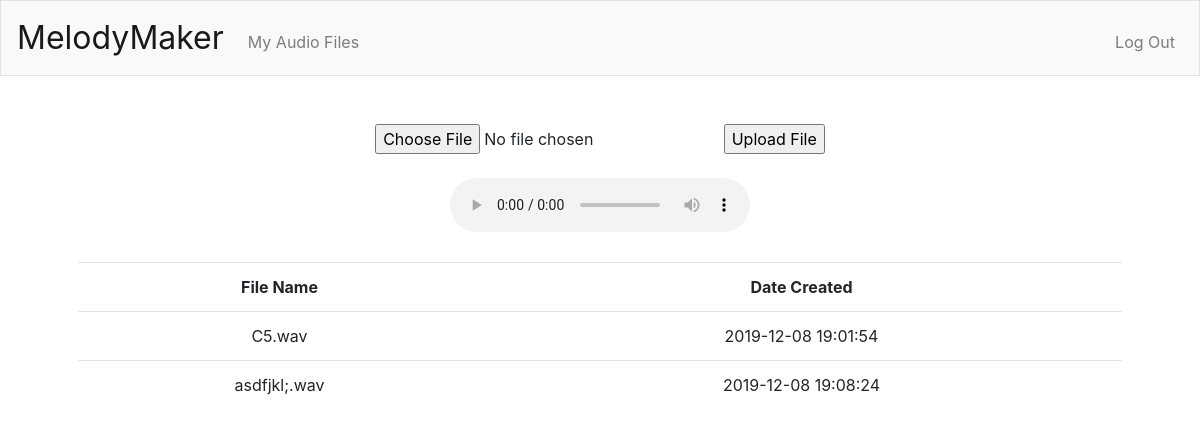
Before: /myaudio (signed in) with the older database file.
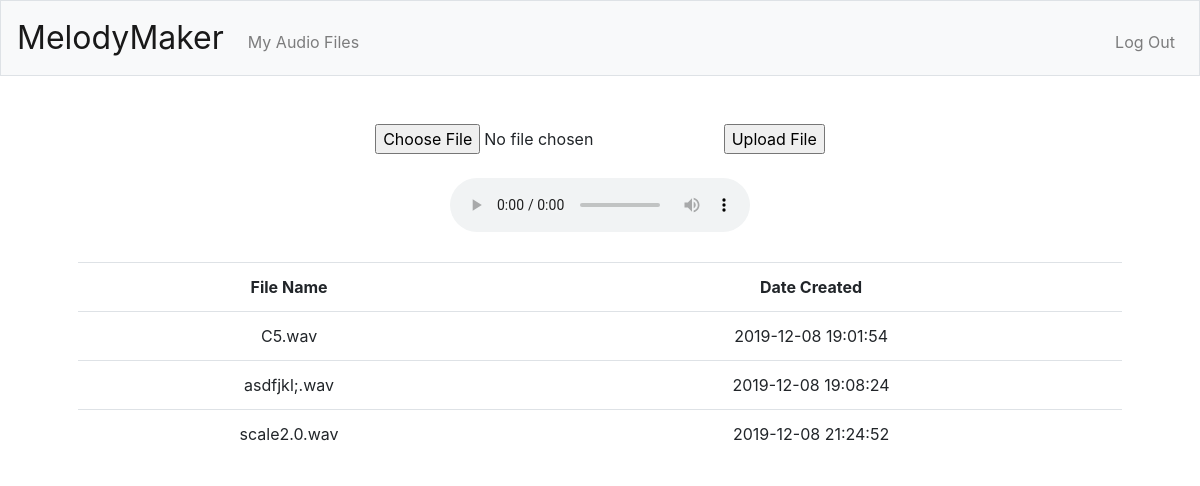
After: the same page with the newer database file.
### tables this page shows
CREATE TABLE audio (
                user_id INTEGER,
                audio_url TEXT NOT NULL,
                time DATETIME NOT NULL);

### app.py (the view)
@app.route("/myaudio", methods=["GET", "POST"])
@login_required
def myaudio():
    now = datetime.datetime.now()
    if request.method == 'POST':
        if 'file' not in request.files:
            flash('No file part.')
            return redirect(request.url)
        file = request.files['file']
        if file.filename == '':
            flash('Please select a file.')
            return redirect(request.url)
        if file and allowed_file(file.filename):
            filename = secure_filename(file.filename)
            songname = filename.split('.wav')[0]
            file.save(os.path.join(app.config['UPLOAD_FOLDER'], filename))
            main('./audio2midi/input/' + filename,
                 './audio2midi/model/model_melody',
                 './audio2midi/output/' + songname)
            os.chdir("./audio2midi/output")
            subprocess.check_call(
                [
                    os.environ['Muse'],
                    "-o",
                    songname + ".musicxml",
                    songname + ".mid"
                ]
            )
            os.chdir("./../..")
            db.execute("INSERT INTO audio (user_id, audio_url, time) VALUES (?, ?, ?)", session['user_id'],
                       file.filename, now.strftime("%Y-%m-%d %H:%M:%S"))
            return redirect("/render")
        else:
            flash("Please select a .wav file.")
            return redirect("/myaudio")
    else:
        rows = db.execute("SELECT * FROM audio WHERE user_id = ?", session['user_id'])
        filtered_rows = []
        [filtered_rows.append(row) for row in rows if row not in filtered_rows]
        return render_template("myaudio.html", rows=filtered_rows, id=session['user_id'])

### app.py (called while the page is built)
@app.after_request
def after_request(response):
    response.headers["Cache-Control"] = "no-cache, no-store, must-revalidate"
    response.headers["Expires"] = 0
    response.headers["Pragma"] = "no-cache"
    return response

@app.before_request
def make_session_permanent():
    session.permanent = True

### helpers.py (called while the page is built)
def login_required(f):
    @wraps(f)
    def decorated_function(*args, **kwargs):
        if session.get("user_id") is None:
            return redirect("/login")
        return f(*args, **kwargs)
    return decorated_function

### templates/myaudio.html (shortened to what this page needs)
{% extends "layout.html" %}
{% block main %}
    {% if rows %}
        <div>
            <form method=post enctype=multipart/form-data>
                <input type="file" name="file" id="fileAudio">
                <input type=submit value="Upload File">
            </form>
            <br>
            <audio id="player1" controls></audio>
        </div>
        <br>
        <table class="table">
            <tr>
                <th>File Name</th>
                <th>Date Created</th>
            </tr>
            {% for row in rows %}
            <tr>
                <td>{{ row["audio_url"] }}</td>
                <td>{{ row["time"] }}</td>
            </tr>
            {% endfor %}
        </table>
    {% endif %}
{% endblock %}

### templates/layout.html (shortened to what this page needs)
<!DOCTYPE html>
<html lang="en">
    <head>
        <link href="https://maxcdn.bootstrapcdn.com/bootstrap/4.1.3/css/bootstrap.min.css" rel="stylesheet">
        <link href="/static/styles.css" rel="stylesheet">
    </head>
    <body>
        <nav class="navbar navbar-expand-md navbar-light bg-light border">
            <a class="navbar-brand" href="/">MelodyMaker</a>
            <div class="collapse navbar-collapse" id="navbar">
                {% if session.user_id %}
                    <ul class="navbar-nav mr-auto mt-2">
                        <li class="nav-item"><a class="nav-link" href="/myaudio">My Audio Files</a></li>
                    </ul>
                    <ul class="navbar-nav ml-auto mt-2">
                        <li class="nav-item"><a class="nav-link" href="/logout">Log Out</a></li>
                    </ul>
                {% else %}
                    <ul class="navbar-nav ml-auto mt-2">
                        <li class="nav-item"><a class="nav-link" href="/register">Register</a></li>
                        <li class="nav-item"><a class="nav-link" href="/login">Log In</a></li>
                    </ul>
                {% endif %}
            </div>
        </nav>
        <main class="container p-5">
            {% block main %}{% endblock %}
        </main>
    </body>
</html>

### static/styles.css (style rules this page uses)
nav .navbar-brand { font-size: xx-large; }
main { overflow-x: auto; text-align: center; }

Changed rows visible on the page:
added audio: audio_url "scale2.0.wav", time "2019-12-08 21:24:52"
